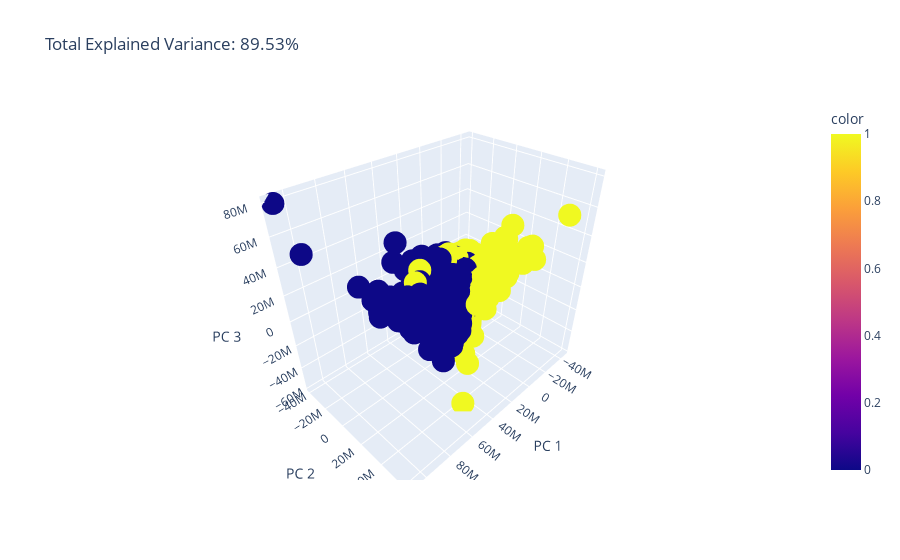

The notebook cell saved with this chart:
### Code cell
pca_visual()

### Figure 1 — Plotly figure (JSON) as saved in the notebook; plotly's stock layout.template omitted (floating-point values rounded to 4 significant figures; data arrays with more than 128 entries replaced by an {"elided": "..."} marker saying what was removed)
{"data": [{"hovertemplate": "PC 1=%{x}<br>PC 2=%{y}<br>PC 3=%{z}<br>color=%{marker.color}<extra></extra>", "legendgroup": "", "marker": {"color": {"elided": "3028 int values"}, "coloraxis": "coloraxis", "symbol": "circle"}, "mode": "markers", "name": "", "scene": "scene", "showlegend": false, "type": "scatter3d", "x": {"elided": "3028 float values"}, "y": {"elided": "3028 float values"}, "z": {"elided": "3028 float values"}}], "layout": {"coloraxis": {"colorbar": {"title": {"text": "color"}}, "colorscale": [[0, "#0d0887"], [0.1111, "#46039f"], [0.2222, "#7201a8"], [0.3333, "#9c179e"], [0.4444, "#bd3786"], [0.5556, "#d8576b"], [0.6667, "#ed7953"], [0.7778, "#fb9f3a"], [0.8889, "#fdca26"], [1, "#f0f921"]]}, "legend": {"tracegroupgap": 0}, "scene": {"domain": {"x": [0, 1], "y": [0, 1]}, "xaxis": {"title": {"text": "PC 1"}}, "yaxis": {"title": {"text": "PC 2"}}, "zaxis": {"title": {"text": "PC 3"}}}, "title": {"text": "Total Explained Variance: 89.53%"}}}
